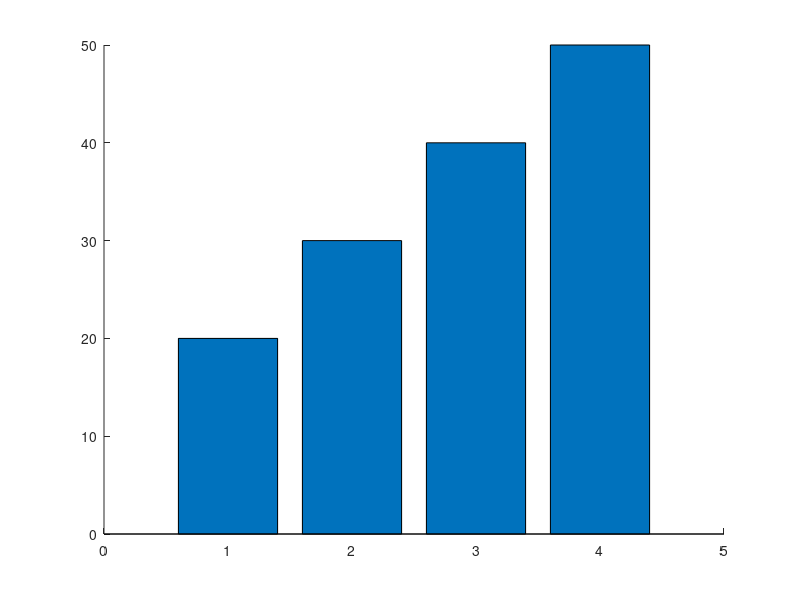

Here is the MATLAB script that generated this plot: (Note: this script raises an error after producing the figure.)
% 数据
data = [20, 30, 40, 50];

% 设置不同的偏移量
offsets = [1, 0, 1, 0];

% 绘制柱状图，设置偏移量
bar(data, 'XOffset', offsets);

% 添加标题和标签
title('柱状图示例');
xlabel('类别');
ylabel('值');

% 显示图形
grid on;
